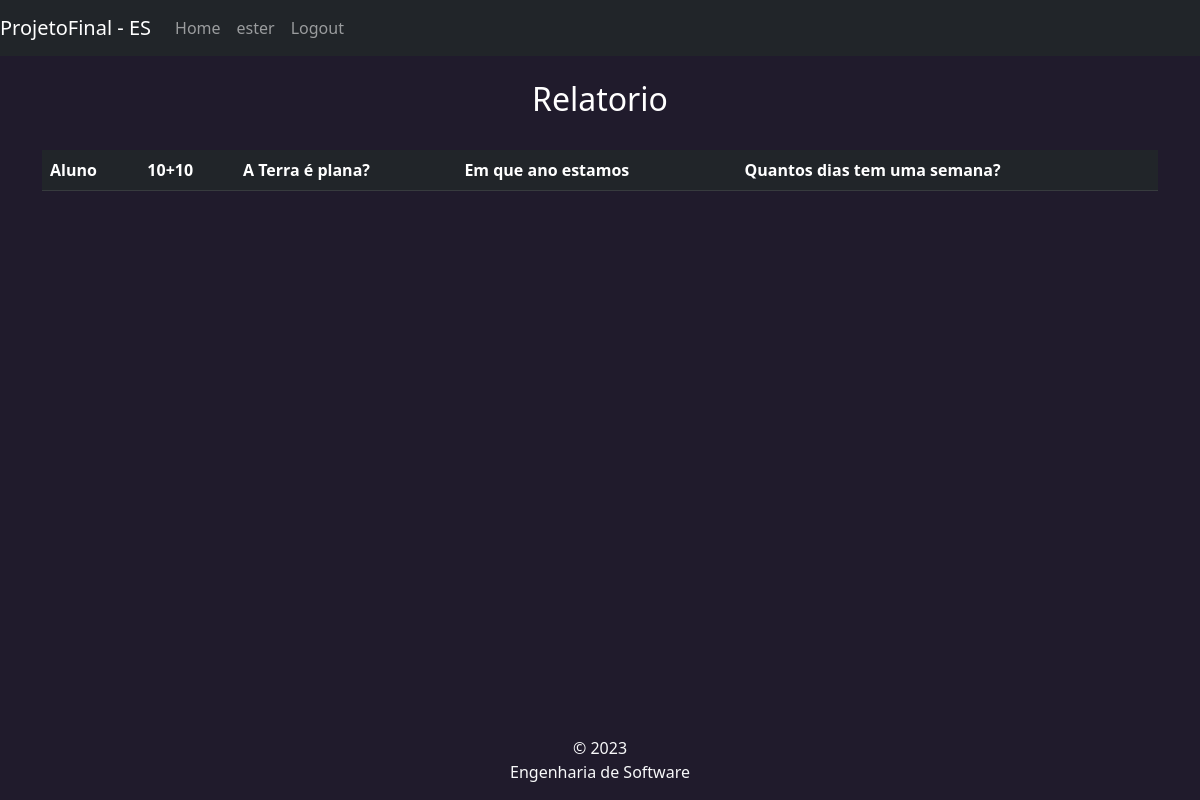
Before: /exames/relatorio/1 (signed in) with the older database file.
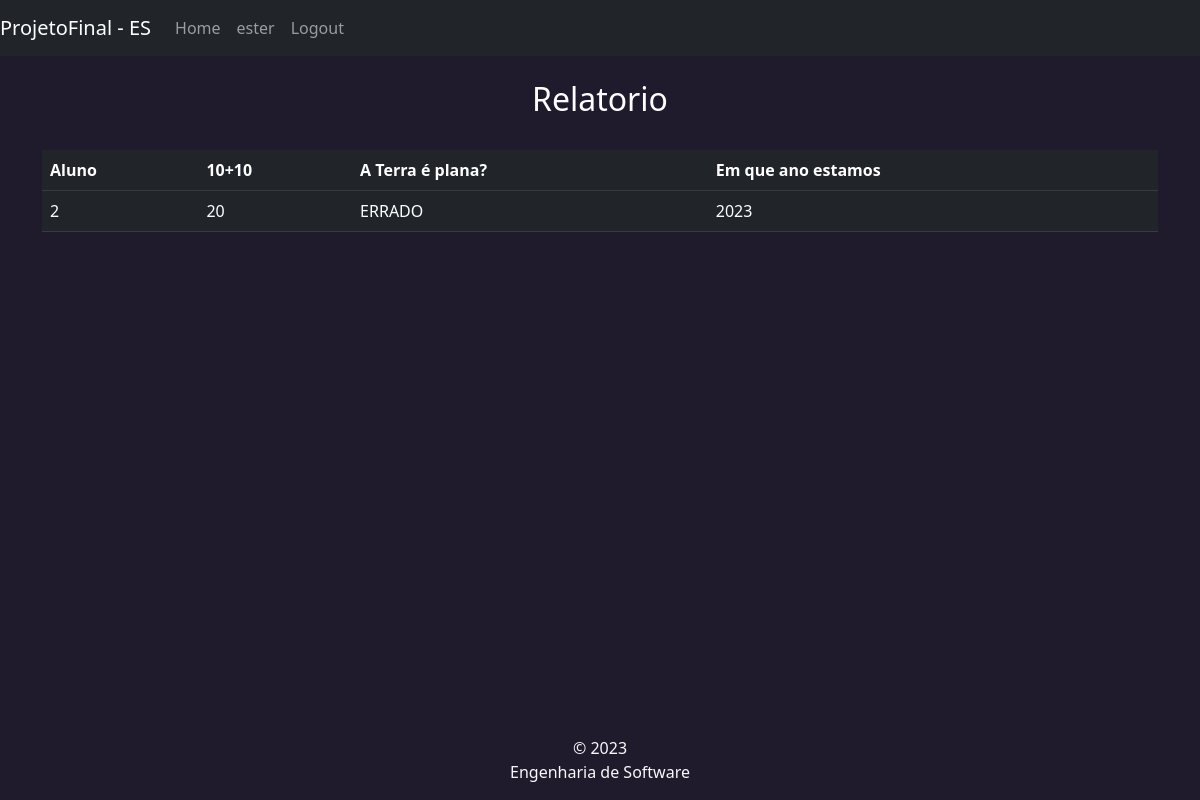
After: the same page with the newer database file.
### app/models/tables.py (models this page shows)
class Questao(db.Model):
    __tablename__ = 'questoes'
    id = Column(Integer, primary_key=True)
    tipo = Column(Enum('ME', 'CE', 'CA'), nullable=False)
    enunciado = Column(String(255), nullable=False)
    correta = Column(String(255))
    alternativas:  Mapped[list["Alternativa"]] = relationship(back_populates="questao")

class RespotasExameUser(db.Model):
    __tablename__ = 'respostas_exame'
    id = Column(Integer, primary_key=True)
    exame_id: Mapped["Exame"] = mapped_column(ForeignKey("exames.id"))
    user_id: Mapped["User"] = mapped_column(ForeignKey("user.id"))
    respostas:  Mapped[list["RespostasQuestoes"]] = relationship(back_populates="resposta")
    exame: Mapped["Exame"] = relationship(foreign_keys="RespotasExameUser.exame_id")
    user: Mapped["User"] = relationship(foreign_keys="RespotasExameUser.user_id")

class RespostasQuestoes(db.Model):
    __tablename__ = 'respostas_questoes'
    id = Column(Integer, primary_key=True)
    resposta_user = Column(String)
    questao_id: Mapped["Questao"] = mapped_column(ForeignKey("questoes.id"))
    reposta_exame_id: Mapped["RespotasExameUser"] = mapped_column(ForeignKey("respostas_exame.id"))
    questao: Mapped["Questao"] = relationship(foreign_keys="RespostasQuestoes.questao_id")
    resposta: Mapped["RespotasExameUser"] = relationship(foreign_keys="RespostasQuestoes.reposta_exame_id")

### app/controllers/routes.py (the view)
@app.route("/exames/relatorio/<id>",methods=['GET'])
@login_required
def exames_relatorio(id):
    questao_exames = QuestaoExame.query.filter_by(exame_id=id).all()
    questoes = list()
    for q in questao_exames:
        questoes.append(Questao.query.filter_by(id=q.questao_id).first().enunciado)
    respostas = RespotasExameUser.query.filter_by(exame_id=id).all()
    return render_template('exames_relatorio.html', questoes=questoes, respostas=respostas)

### app/controllers/routes.py (called while the page is built)
@login_manager.user_loader
def load_user(user_id):
    return User.query.get(int(user_id))

### app/templates/exames_relatorio.html (shortened to what this page needs)
{% extends "base.html" %}
{% block content %}
<h2 class="text-center">Relatorio</h2>
<br>
<table class="table table-dark">
    <th>Aluno</th>
    {% for q in questoes %}
    <th>{{ q }}</th>
    {% endfor %}
    {% for r in respostas %}
    <tr>
        <td>{{ r.user_id }}</td>
        {% for u in r.respostas %}
        <td>{{ u.resposta_user }}</td>
        {% endfor %}
    </tr>
    {% endfor %}
</table>
{% endblock %}

Changed rows visible on the page:
removed Questao: enunciado "Quantos dias tem uma semana?"
added RespotasExameUser: user_id "2"
added RespostasQuestoes: resposta_user "20"
added RespostasQuestoes: resposta_user "ERRADO"
added RespostasQuestoes: resposta_user "2023"
